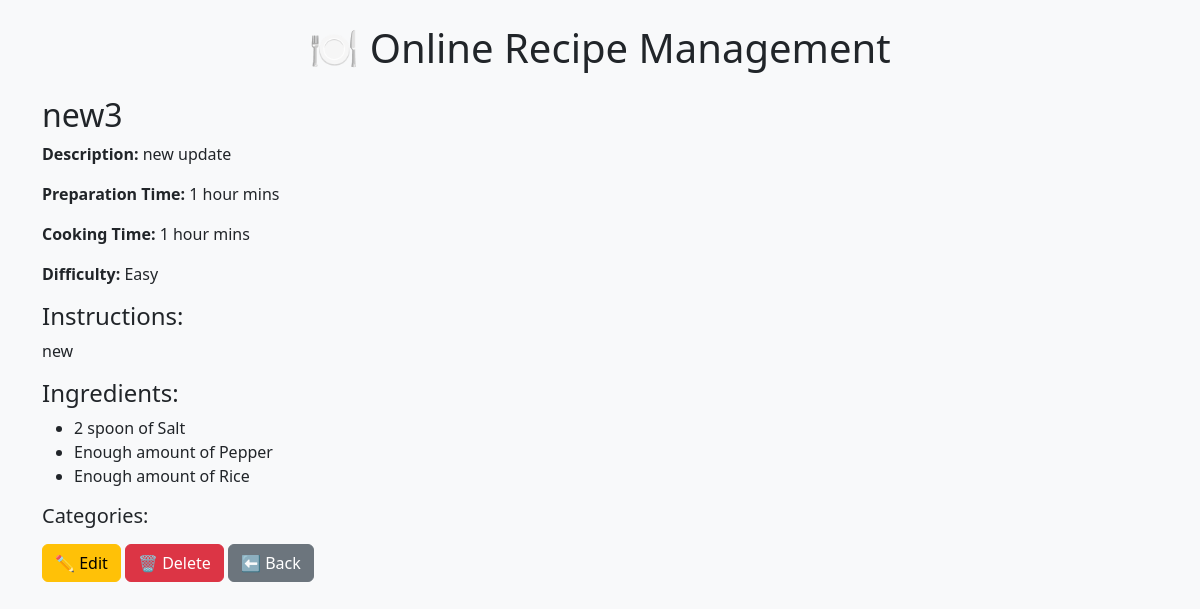
Page /recipe-details/8 on the earlier database version.
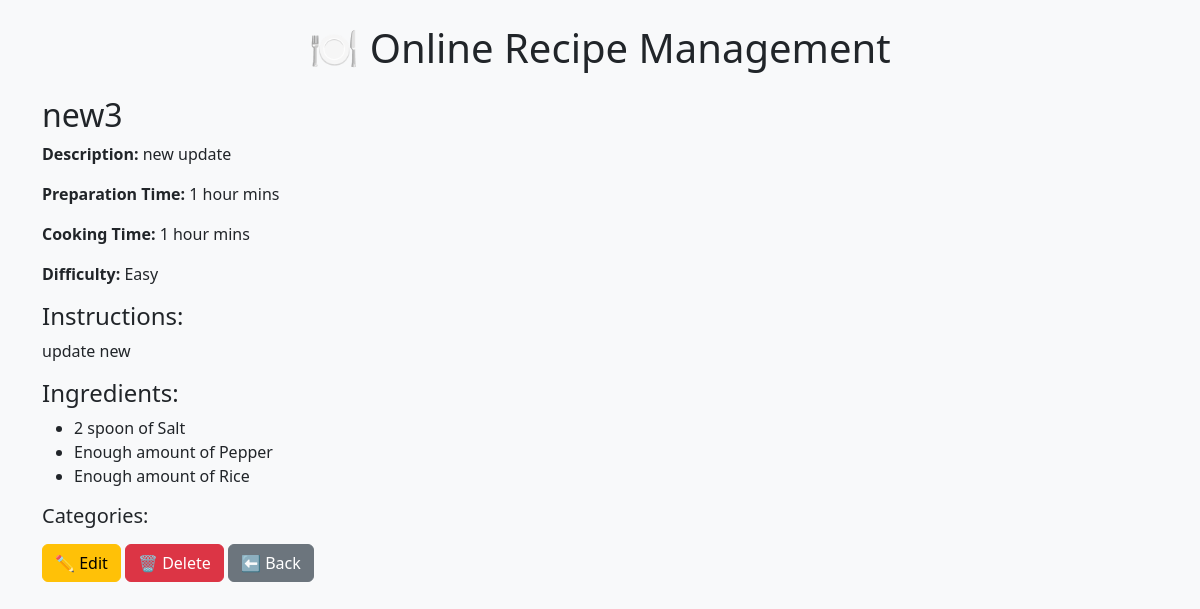
Same page on the later database version.
### recipe/models.py (models this page shows, shortened)
class Recipe(models.Model):
    DIFFICULTY_CHOICES = [
        ('Easy', 'Easy'),
        ('Medium', 'Medium'),
        ('Hard', 'Hard'),
        ]
    title = models.CharField(max_length=50)
    description = models.TextField()
    instructions = models.TextField()
    preparation_time = models.CharField(max_length=50)
    cooking_time = models.CharField(max_length=50)
    difficulty_level = models.CharField(max_length=50, choices=DIFFICULTY_CHOICES)
    category = models.ManyToManyField('Category', related_name= 'recipe_category')
    ingredients = models.ManyToManyField('Ingredients', related_name= 'recipe_ingredients')

### recipe/views.py (the view)
# urls.py: path('recipe-details/<int:pk>', RecipeDetailView, name= 'recipe_details'),
def RecipeDetailView(request, pk):
    recipe = Recipe.objects.get(pk = pk)
    return render(request, 'recipe_details.html', {'recipe': recipe})

### templates/recipe_details.html (shortened to what this page needs)
{% extends 'base.html' %}
{% block content %}
<h2>{{ recipe.title }}</h2>
<p><strong>Description:</strong> {{ recipe.description }}</p>
<p><strong>Preparation Time:</strong> {{ recipe.preparation_time }} mins</p>
<p><strong>Cooking Time:</strong> {{ recipe.cooking_time }} mins</p>
<p><strong>Difficulty:</strong> {{ recipe.difficulty_level }}</p>
<h4>Instructions:</h4>
<p>{{ recipe.instructions }}</p>
<h4>Ingredients:</h4>
<ul>
    {% for ingredient in recipe.ingredients.all %}
        <li>{{ ingredient.quantity }} of {{ ingredient.name }}</li>
    {% endfor %}
</ul>
<h5>Categories:</h5>
<a href="{% url 'recipe_update' recipe.pk %}" class="btn btn-warning">✏️ Edit</a>
<a href="{% url 'recipe_delete' recipe.pk %}" class="btn btn-danger">🗑️ Delete</a>
<a href="{% url 'recipe_list' %}" class="btn btn-secondary">⬅️ Back</a>
{% endblock %}

Differences in the rows shown:
changed Recipe "new3": instructions "new" → "update new"
